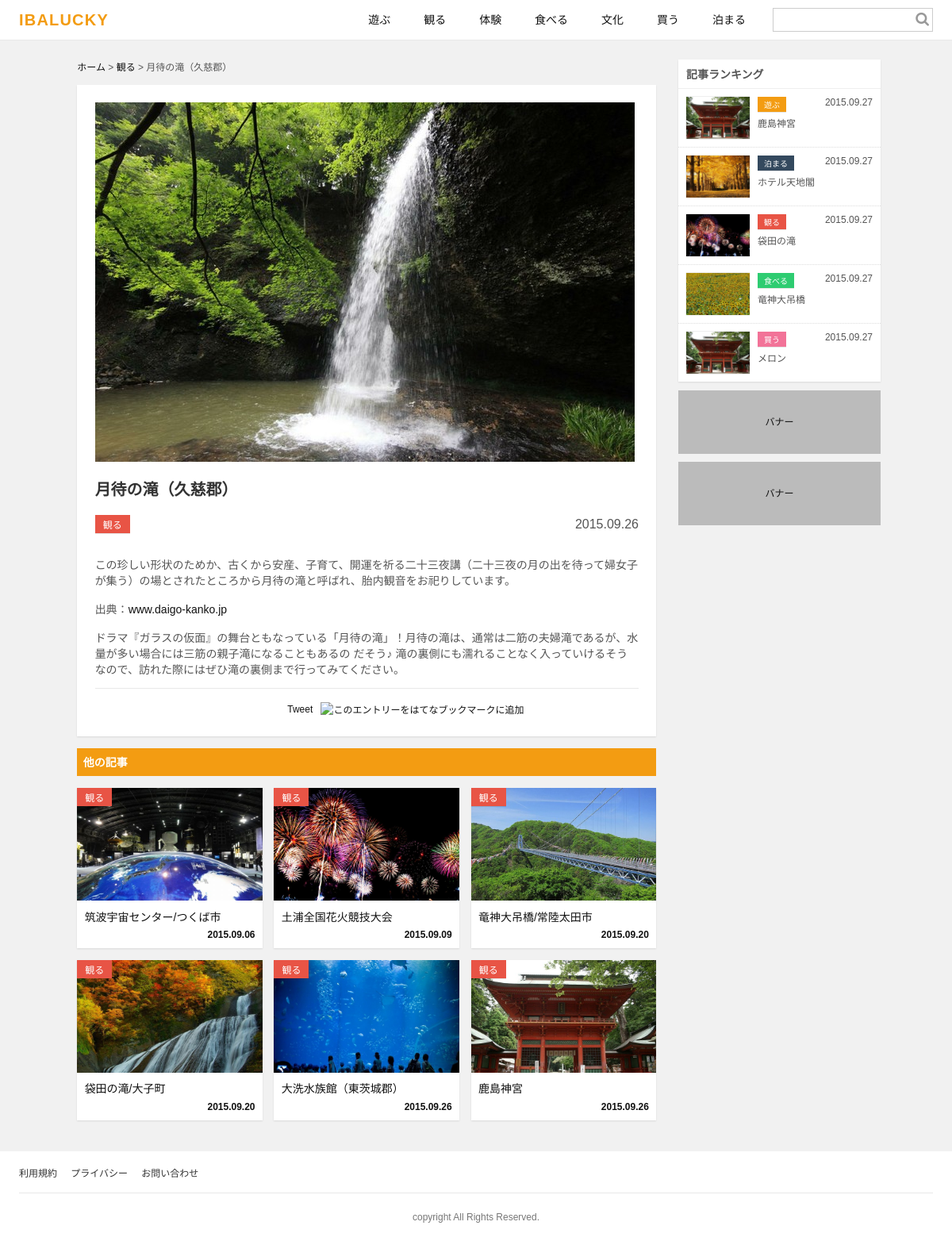
Page /single.php?news_id=13 on the committed database.
### tables this page shows
CREATE TABLE IF NOT EXISTS `news` (
  `news_id` int(11) NOT NULL,
  `news_title` varchar(64) NOT NULL,
  `news_detail` varchar(4096) NOT NULL,
  `show_flg` int(11) NOT NULL,
  `author` varchar(12) NOT NULL,
  `news_url` varchar(255) NOT NULL,
  `news_cat` int(11) NOT NULL,
  `create_date` datetime NOT NULL,
  `update_date` datetime NOT NULL
);

CREATE TABLE IF NOT EXISTS `category` (
  `cat_id` int(11) NOT NULL,
  `cat_name` varchar(128) NOT NULL,
  `cat_slug` varchar(128) NOT NULL,
  `cat_description` varchar(1024) NOT NULL
);

### single.php (the view, shortened to what this page needs)
<?php
include "config.php";
$id = $_GET["news_id"];
$sqlSelect = "news_id,news_title,news_detail,news_url,news_cat,category.cat_name,category.cat_slug,DATE_FORMAT(create_date , '%Y.%m.%d') AS create_date";
$sqlFrom = "news,category";
$sqlWHERE = " WHERE category.cat_id = news.news_cat AND show_flg = 1 AND news.news_id = ".$id;
$sql = "SELECT ". $sqlSelect ." FROM ". $sqlFrom ." ".$sqlWHERE;
$stmt = $pdo->prepare($sql);
$stmt->execute();
$results = $stmt->fetchAll(PDO::FETCH_ASSOC);
function letter($key,$num) {
    return $key;
}
foreach($results as $key => $row) {
    $title = $row["news_title"];
    $detail = nl2br(htmlspecialchars_decode($row["news_detail"]));
    $imgurl = $row["news_url"];
    $cat_id = $row["news_cat"];
    $cat_name = $row["cat_name"];
    $cat_slug = $row["cat_slug"];
    $create_date = $row["create_date"];
}
$sqlSelect = "news_id,news_title,news_detail,news_url,news_cat,category.cat_name,category.cat_slug,DATE_FORMAT(create_date , '%Y.%m.%d') AS create_date";
$sqlFrom = "news,category";
$sqlWHERE = " WHERE category.cat_id = news.news_cat AND show_flg = 1 AND news.news_cat = ".$cat_id ." AND news.news_id != ".$id;
$sql = "SELECT ". $sqlSelect ." FROM ". $sqlFrom ." ".$sqlWHERE." LIMIT 6";
$stmt = $pdo->prepare($sql);
$stmt->execute();
$results2 = $stmt->fetchAll(PDO::FETCH_ASSOC);
$view = "";
foreach($results2 as $key => $row) {
    $view .= "<li><a href='single.php?news_id=" .$row["news_id"]. "'>";
    $view .= "<span class='catIcon " .$row["cat_slug"]. "'>" .$row["cat_name"]. "</span>";
    $view .=  "<figure><img src='admin/files/" .$row["news_url"]. "' alt=''></figure>";
    $view .= "<div class='itemContent'><p class='title'>" .$row["news_title"]. "</p>";
    $view .= "<p class='date'>" .$row["create_date"]. "</p></div></a></li>";
}
$pankuzu = $pdo->query("SELECT cat_name FROM category WHERE category.cat_id = ".$cat_id)->fetchColumn();
include "header.php";
?>
<div id="contents">
    <?php
    include "sidebar.php";
?>
    <div id="main">
        <p class="pankuzu"><a href="">ホーム</a> > <a href="archive.php?cat_id=<?php echo $cat_id;?>"><?php echo $pankuzu; ?></a> > <?php echo letter($title,30); ?></p>
        <article class="articleArea">
            <figure><img src="admin/files/<?php echo $imgurl;?>" alt=""></figure>
            <h2><?php echo $title;?></h2>
            <div class="artInfo">
                <div><span class="catIcon <?php echo $cat_slug;?>"><?php echo $cat_name;?></span></div>
                <div class="txtR"><span class="date"><?php echo $create_date;?></span></div>
            </div>
            <div class="artContents">
                <?php echo $detail;?>
            </div>
            <div class="social">
                <div class="l02"><iframe src="http://www.facebook.com/plugins/like.php?href=<?php echo $nowUrl; ?>&amp;layout=button_count&amp;show_faces=false&amp;action=like&amp;colorscheme=light&amp;height=21&amp;width=90" scrolling="no" frameborder="0" style="border:none; overflow:hidden; height:21px; width:105px;" allowtransparency="true"></iframe></div>
                <div class="l03"><a href="https://twitter.com/share" class="twitter-share-button">Tweet</a>
                </div>
                <div class="l01"><a href="http://b.hatena.ne.jp/entry/<?php echo $nowUrl; ?>" class="hatena-bookmark-button" data-hatena-bookmark-title="<?php echo $title; ?>" data-hatena-bookmark-layout="standard-balloon" title="このエントリーをはてなブックマークに追加"><img src="http://b.st-hatena.com/images/entry-button/button-only.gif" alt="このエントリーをはてなブックマークに追加" width="20" height="20" style="border: none;" /></a><script type="text/javascript" src="http://b.st-hatena.com/js/bookmark_button.js" charset="utf-8" async="async"></script></div>
            </div>
        </article>
        <h2>他の記事</h2>
        <ul class="itemList heightAlign">
                <?php echo $view; ?>
            </ul>
    </div>
</div>
<?php
include "footer.php";
?>

### css/common.css (style rules this page uses)
html { font-size: 62.5%; }
body { font-size: 1.2rem; }
body { line-height: normal; letter-spacing: normal; color: #555555; background-color: #f1f1f1; -webkit-box-sizing: border-box; -moz-box-sizing: border-box; box-sizing: border-box; }
a { text-decoration: none; color: #111; }
#contents { max-width: 1020px; margin: 0 auto; padding: 2% 0; position: relative; }
.moreLink, #mainVisual, #main > section > div, #main h2 { margin-left: 0.98%; margin-right: 0.98%; }
#main { margin-right: 27%; }
#main h2 { margin-bottom: 2%; font-size: 1.4rem; background-color: #f39c12; padding: 1%; color: #fff; }
.itemList:after { content: ""; clear: both; display: table; }
.itemList li { width: 33.33%; float: left; margin-bottom: 2%; padding: 0 0.98%; }
.itemList li a { display: block; position: relative; background-color: #ffffff; box-shadow: 0 1px 2px rgba(0, 0, 0, 0.1); }
.itemList li figure { max-height: 130px; overflow: hidden; line-height: 0; width: 100%; height: 0; padding-bottom: 61%; position: relative; }
.catIcon { position: absolute; top: 0; left: 0; display: inline-block; padding: 3px 10px; width: auto; z-index: 100; color: #fff; -webkit-box-shadow: #FFF; box-shadow: #FFF; -webkit-box-shadow: 0 1px 0 rgba(0, 0, 0, 0.1); box-shadow: 0 1px 0 rgba(0, 0, 0, 0.1); }
.catIcon.tour { background-color: #e85445; }
.itemList li figure img { max-width: 100%; height: auto; position: absolute; left: top; top: 0; -webkit-transition: 1.5s; -moz-transition: 1.5s; -ms-transition: 1.5s; -o-transition: 1.5s; transition: 1.5s; }
.itemContent { padding: 4%; }
.itemList li .title { margin-bottom: 2%; font-size: 1.4rem; line-height: 160%; font-family: "游ゴシック体", "Yu Gothic", YuGothic, sans-serif; }
.itemList li .date { font-weight: bold; text-align: right; }

### css/content.css (style rules this page uses)
.archiveControl, .pankuzu, #main > article > div, #main > article > figure { margin-left: 0.98%; margin-right: 0.98%; }
.pankuzu, #main > article { margin-bottom: 2%; }
.articleArea { position: relative; background-color: #fff; margin: 0 0.98% 2%; padding: 3%; box-shadow: 0 1px 2px rgba(0, 0, 0, 0.1); }
.articleArea figure img { max-width: 100%; height: auto; }
#main .articleArea > div, #main .articleArea > h2, #main .articleArea > figure { margin-left: 0; margin-right: 0; }
#main .articleArea > figure { margin-bottom: 2%; }
#main .articleArea > h2 { font-size: 2rem; background-color: #fff; padding: 0; line-height: 180%; color: #333; margin-bottom: 2%; }
.articleArea .catIcon { position: relative; }
.artInfo { display: table; width: 100%; margin-bottom: 2%; }
.artInfo:after, .social:after { clear: both; content:""; display: table; }
.social { text-align: center; }
.social > div { display: inline-block; vertical-align: middle; margin-right: 1%; }
.artInfo > div { display: table-cell; }
.artInfo div.txtR { text-align: right; }
.artContents { font-size: 1.4rem; padding-bottom: 2%; border-bottom: 1px solid #e8e8e8; margin-bottom: 2%; }
.artInfo .date { font-size: 1.6rem; }

### rows in the picture
news: news_cat.cat_name "観る", news_title "月待の滝（久慈郡）", news_url (picture), category.cat_name "観る", news_detail "この珍しい形状のためか、古くから安産、子育て、開運を祈る二十三夜講（二十三夜の月の出を待って婦女子が集う）の場とされたところから月待の滝と呼ばれ、胎内観音をお祀りしています。 出典： www.daigo-kanko.jp ドラマ『ガラスの仮面』の舞台ともなっている「月待の滝」！月待の滝は、通常は二筋の夫婦滝であるが、水量が多い場合には三筋の親子滝になることもあるの だそう♪ 滝の裏側にも濡れることなく入っていけるそうなので、訪れた際にはぜひ滝の裏側まで行ってみてください。"
news: category.cat_name "観る", news_url (picture), news_title "筑波宇宙センター/つくば市", create_date "2015.09.06"
news: category.cat_name "観る", news_url (picture), news_title "土浦全国花火競技大会", create_date "2015.09.09"
news: category.cat_name "観る", news_url (picture), news_title "竜神大吊橋/常陸太田市", create_date "2015.09.20"
news: category.cat_name "観る", news_url (picture), news_title "袋田の滝/大子町", create_date "2015.09.20"
news: category.cat_name "観る", news_url (picture), news_title "大洗水族館（東茨城郡）", create_date "2015.09.26"
news: category.cat_name "観る", news_url (picture), news_title "鹿島神宮", create_date "2015.09.26"

### other values in the picture
$create_date "2015.09.26"
